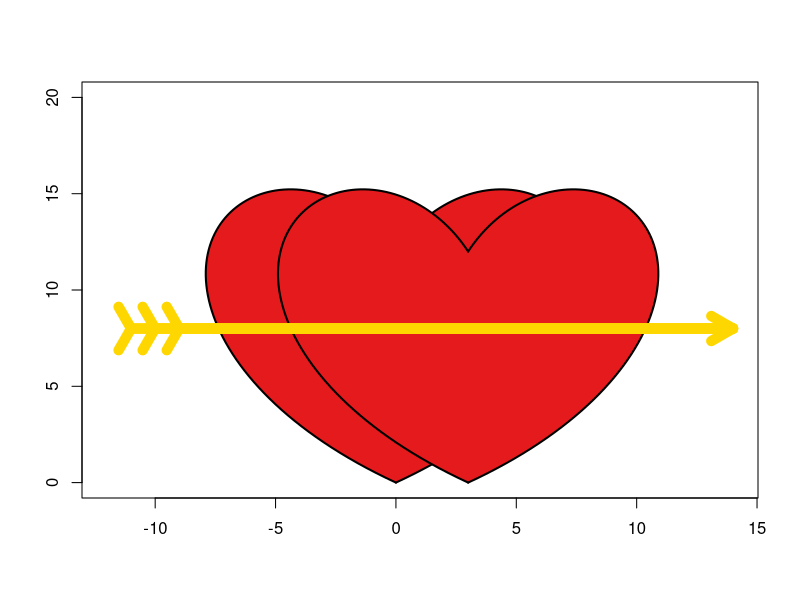

This figure's R source:
#### refer: https://www.jianshu.com/p/bafba7c04315

rm(list=ls())

library(RColorBrewer)
col <- brewer.pal(3,"Set1")[1]
t <- seq(0,60,len=100)
x <- -.01*(-t^2+40*t+1200)*sin(pi*t/180)
y <- .01*(-t^2+40*t+1200)*cos(pi*t/180)

plot(c(-12,14),c(0,20),type="n",axes=T,xlab="",ylab="")
polygon(x,y,col = col,border=NA)
polygon(-x,y,col = col,border=NA)
lines(x,y,lwd=2)
lines(-x,y,lwd=2)
polygon(x+3,y,col = col,border=NA)
polygon(-x+3,y,col = col,border=NA)
lines(x+3,y,lwd=2)
lines(-x+3,y,lwd=2)

arrows(-11,8,14,8,lwd=10,col = "gold")
arrows(14,8,-11,8,lwd=10,col = "gold",angle = 120)
arrows(14,8,-10,8,lwd=10,col = "gold",angle = 120)
arrows(14,8,-9,8,lwd=10,col = "gold",angle = 120)





